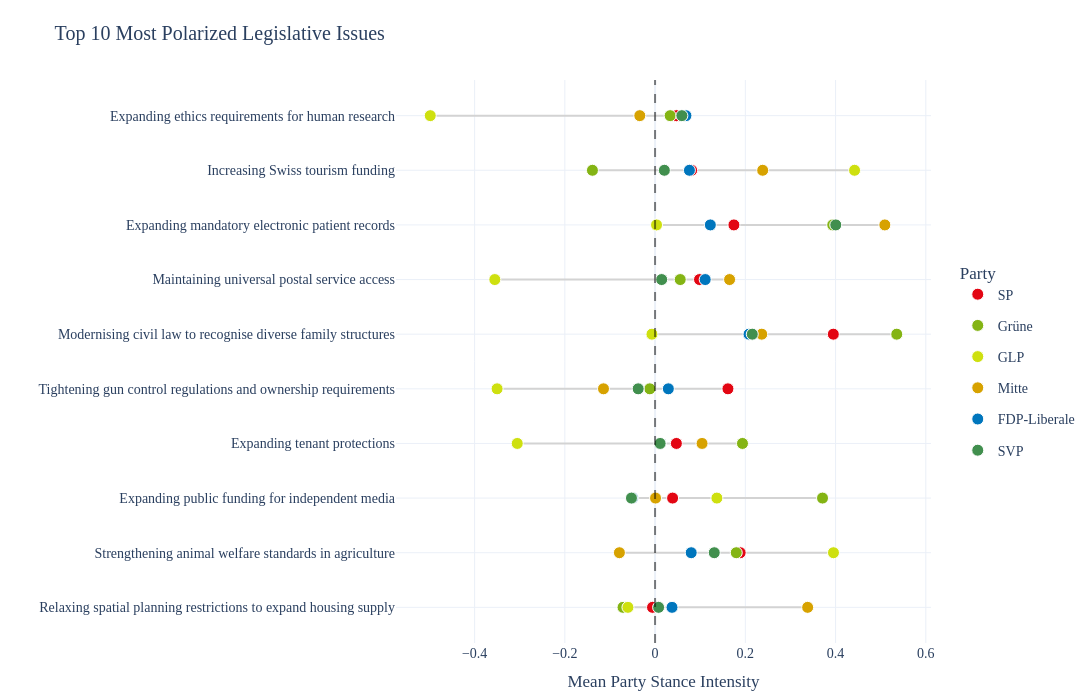

Write notebook code for a chart like this one.
### Markdown cell above
### Topic Polarization

### Code cell
TOP_N = 10
# Calculate std dev of party means for all topics with > 100 overall items
topic_counts = df_major["Representation_with_Direction"].value_counts()
valid_topics = topic_counts[topic_counts > 100].index

party_means = (
    df_major[df_major["Representation_with_Direction"].isin(valid_topics)]
    .groupby(["Representation_with_Direction", "party"])["Stance_Intensity"]
    .mean()
    .unstack()
)

topic_polarization = party_means.std(axis=1).sort_values(ascending=False)
top_polarized = topic_polarization.head(TOP_N).index[::-1]  # Reverse for bottom-up plot

fig = go.Figure()

for idx, topic in enumerate(top_polarized):
    topic_data = party_means.loc[topic]

    # Add range line
    fig.add_trace(
        go.Scatter(
            x=[topic_data.min(), topic_data.max()],
            y=[topic, topic],
            mode="lines",
            line=dict(color="lightgray", width=2),
            showlegend=False,
            hoverinfo="skip",
        )
    )

    # Add party points
    for party in spectrum_order:
        val = topic_data[party]
        if not pd.isna(val):
            fig.add_trace(
                go.Scatter(
                    x=[val],
                    y=[topic],
                    mode="markers",
                    marker=dict(
                        color=PARTY_COLORS[party],
                        size=12,
                        line=dict(width=1, color="white"),
                    ),
                    name=party,
                    legendgroup=party,
                    showlegend=(idx == 0),
                    hovertemplate=f"Party: {party}<br>Stance: {val:.2f}<extra></extra>",
                )
            )

fig.add_vline(x=0, line_dash="dash", line_color="black", opacity=0.5)

fig.update_layout(
    **pub_layout,
    height=700,
    width=1200,
    xaxis_title="Mean Party Stance Intensity",
    yaxis_title="",
    title=f"Top {TOP_N} Most Polarized Legislative Issues",
    legend_title="Party",
    legend=dict(y=0.5, x=1.05),
)

fig.show()
# pio.write_image(fig, "topic_polarization_forestplot.pdf")

### Figure 1 — Plotly figure (JSON) as saved in the notebook; plotly's stock layout.template omitted (floating-point values rounded to 4 significant figures)
{"data": [{"hoverinfo": "skip", "line": {"color": "lightgray", "width": 2}, "mode": "lines", "showlegend": false, "type": "scatter", "x": [-0.07103, 0.3382], "y": ["Relaxing spatial planning restrictions to expand housing supply", "Relaxing spatial planning restrictions to expand housing supply"]}, {"hovertemplate": "Party: SP<br>Stance: -0.01<extra></extra>", "legendgroup": "SP", "marker": {"color": "#E30613", "line": {"color": "white", "width": 1}, "size": 12}, "mode": "markers", "name": "SP", "showlegend": true, "type": "scatter", "x": [-0.005627], "y": ["Relaxing spatial planning restrictions to expand housing supply"]}, {"hovertemplate": "Party: Grüne<br>Stance: -0.07<extra></extra>", "legendgroup": "Grüne", "marker": {"color": "#84B414", "line": {"color": "white", "width": 1}, "size": 12}, "mode": "markers", "name": "Grüne", "showlegend": true, "type": "scatter", "x": [-0.07103], "y": ["Relaxing spatial planning restrictions to expand housing supply"]}, {"hovertemplate": "Party: GLP<br>Stance: -0.06<extra></extra>", "legendgroup": "GLP", "marker": {"color": "#CEE00F", "line": {"color": "white", "width": 1}, "size": 12}, "mode": "markers", "name": "GLP", "showlegend": true, "type": "scatter", "x": [-0.06013], "y": ["Relaxing spatial planning restrictions to expand housing supply"]}, {"hovertemplate": "Party: Mitte<br>Stance: 0.34<extra></extra>", "legendgroup": "Mitte", "marker": {"color": "#D7A200", "line": {"color": "white", "width": 1}, "size": 12}, "mode": "markers", "name": "Mitte", "showlegend": true, "type": "scatter", "x": [0.3382], "y": ["Relaxing spatial planning restrictions to expand housing supply"]}, {"hovertemplate": "Party: FDP-Liberale<br>Stance: 0.04<extra></extra>", "legendgroup": "FDP-Liberale", "marker": {"color": "#0076BD", "line": {"color": "white", "width": 1}, "size": 12}, "mode": "markers", "name": "FDP-Liberale", "showlegend": true, "type": "scatter", "x": [0.03753], "y": ["Relaxing spatial planning restrictions to expand housing supply"]}, {"hovertemplate": "Party: SVP<br>Stance: 0.01<extra></extra>", "legendgroup": "SVP", "marker": {"color": "#418F4E", "line": {"color": "white", "width": 1}, "size": 12}, "mode": "markers", "name": "SVP", "showlegend": true, "type": "scatter", "x": [0.007816], "y": ["Relaxing spatial planning restrictions to expand housing supply"]}, {"hoverinfo": "skip", "line": {"color": "lightgray", "width": 2}, "mode": "lines", "showlegend": false, "type": "scatter", "x": [-0.07906, 0.3954], "y": ["Strengthening animal welfare standards in agriculture", "Strengthening animal welfare standards in agriculture"]}, {"hovertemplate": "Party: SP<br>Stance: 0.19<extra></extra>", "legendgroup": "SP", "marker": {"color": "#E30613", "line": {"color": "white", "width": 1}, "size": 12}, "mode": "markers", "name": "SP", "showlegend": false, "type": "scatter", "x": [0.1886], "y": ["Strengthening animal welfare standards in agriculture"]}, {"hovertemplate": "Party: Grüne<br>Stance: 0.18<extra></extra>", "legendgroup": "Grüne", "marker": {"color": "#84B414", "line": {"color": "white", "width": 1}, "size": 12}, "mode": "markers", "name": "Grüne", "showlegend": false, "type": "scatter", "x": [0.1799], "y": ["Strengthening animal welfare standards in agriculture"]}, {"hovertemplate": "Party: GLP<br>Stance: 0.40<extra></extra>", "legendgroup": "GLP", "marker": {"color": "#CEE00F", "line": {"color": "white", "width": 1}, "size": 12}, "mode": "markers", "name": "GLP", "showlegend": false, "type": "scatter", "x": [0.3954], "y": ["Strengthening animal welfare standards in agriculture"]}, {"hovertemplate": "Party: Mitte<br>Stance: -0.08<extra></extra>", "legendgroup": "Mitte", "marker": {"color": "#D7A200", "line": {"color": "white", "width": 1}, "size": 12}, "mode": "markers", "name": "Mitte", "showlegend": false, "type": "scatter", "x": [-0.07906], "y": ["Strengthening animal welfare standards in agriculture"]}, {"hovertemplate": "Party: FDP-Liberale<br>Stance: 0.08<extra></extra>", "legendgroup": "FDP-Liberale", "marker": {"color": "#0076BD", "line": {"color": "white", "width": 1}, "size": 12}, "mode": "markers", "name": "FDP-Liberale", "showlegend": false, "type": "scatter", "x": [0.08005], "y": ["Strengthening animal welfare standards in agriculture"]}, {"hovertemplate": "Party: SVP<br>Stance: 0.13<extra></extra>", "legendgroup": "SVP", "marker": {"color": "#418F4E", "line": {"color": "white", "width": 1}, "size": 12}, "mode": "markers", "name": "SVP", "showlegend": false, "type": "scatter", "x": [0.1311], "y": ["Strengthening animal welfare standards in agriculture"]}, {"hoverinfo": "skip", "line": {"color": "lightgray", "width": 2}, "mode": "lines", "showlegend": false, "type": "scatter", "x": [-0.05234, 0.3711], "y": ["Expanding public funding for independent media", "Expanding public funding for independent media"]}, {"hovertemplate": "Party: SP<br>Stance: 0.04<extra></extra>", "legendgroup": "SP", "marker": {"color": "#E30613", "line": {"color": "white", "width": 1}, "size": 12}, "mode": "markers", "name": "SP", "showlegend": false, "type": "scatter", "x": [0.03885], "y": ["Expanding public funding for independent media"]}, {"hovertemplate": "Party: Grüne<br>Stance: 0.37<extra></extra>", "legendgroup": "Grüne", "marker": {"color": "#84B414", "line": {"color": "white", "width": 1}, "size": 12}, "mode": "markers", "name": "Grüne", "showlegend": false, "type": "scatter", "x": [0.3711], "y": ["Expanding public funding for independent media"]}, {"hovertemplate": "Party: GLP<br>Stance: 0.14<extra></extra>", "legendgroup": "GLP", "marker": {"color": "#CEE00F", "line": {"color": "white", "width": 1}, "size": 12}, "mode": "markers", "name": "GLP", "showlegend": false, "type": "scatter", "x": [0.137], "y": ["Expanding public funding for independent media"]}, {"hovertemplate": "Party: Mitte<br>Stance: 0.00<extra></extra>", "legendgroup": "Mitte", "marker": {"color": "#D7A200", "line": {"color": "white", "width": 1}, "size": 12}, "mode": "markers", "name": "Mitte", "showlegend": false, "type": "scatter", "x": [0.001035], "y": ["Expanding public funding for independent media"]}, {"hovertemplate": "Party: FDP-Liberale<br>Stance: -0.05<extra></extra>", "legendgroup": "FDP-Liberale", "marker": {"color": "#0076BD", "line": {"color": "white", "width": 1}, "size": 12}, "mode": "markers", "name": "FDP-Liberale", "showlegend": false, "type": "scatter", "x": [-0.05021], "y": ["Expanding public funding for independent media"]}, {"hovertemplate": "Party: SVP<br>Stance: -0.05<extra></extra>", "legendgroup": "SVP", "marker": {"color": "#418F4E", "line": {"color": "white", "width": 1}, "size": 12}, "mode": "markers", "name": "SVP", "showlegend": false, "type": "scatter", "x": [-0.05234], "y": ["Expanding public funding for independent media"]}, {"hoverinfo": "skip", "line": {"color": "lightgray", "width": 2}, "mode": "lines", "showlegend": false, "type": "scatter", "x": [-0.3055, 0.1937], "y": ["Expanding tenant protections", "Expanding tenant protections"]}, {"hovertemplate": "Party: SP<br>Stance: 0.05<extra></extra>", "legendgroup": "SP", "marker": {"color": "#E30613", "line": {"color": "white", "width": 1}, "size": 12}, "mode": "markers", "name": "SP", "showlegend": false, "type": "scatter", "x": [0.04721], "y": ["Expanding tenant protections"]}, {"hovertemplate": "Party: Grüne<br>Stance: 0.19<extra></extra>", "legendgroup": "Grüne", "marker": {"color": "#84B414", "line": {"color": "white", "width": 1}, "size": 12}, "mode": "markers", "name": "Grüne", "showlegend": false, "type": "scatter", "x": [0.1937], "y": ["Expanding tenant protections"]}, {"hovertemplate": "Party: GLP<br>Stance: -0.31<extra></extra>", "legendgroup": "GLP", "marker": {"color": "#CEE00F", "line": {"color": "white", "width": 1}, "size": 12}, "mode": "markers", "name": "GLP", "showlegend": false, "type": "scatter", "x": [-0.3055], "y": ["Expanding tenant protections"]}, {"hovertemplate": "Party: Mitte<br>Stance: 0.10<extra></extra>", "legendgroup": "Mitte", "marker": {"color": "#D7A200", "line": {"color": "white", "width": 1}, "size": 12}, "mode": "markers", "name": "Mitte", "showlegend": false, "type": "scatter", "x": [0.1041], "y": ["Expanding tenant protections"]}, {"hovertemplate": "Party: FDP-Liberale<br>Stance: 0.01<extra></extra>", "legendgroup": "FDP-Liberale", "marker": {"color": "#0076BD", "line": {"color": "white", "width": 1}, "size": 12}, "mode": "markers", "name": "FDP-Liberale", "showlegend": false, "type": "scatter", "x": [0.01107], "y": ["Expanding tenant protections"]}, {"hovertemplate": "Party: SVP<br>Stance: 0.01<extra></extra>", "legendgroup": "SVP", "marker": {"color": "#418F4E", "line": {"color": "white", "width": 1}, "size": 12}, "mode": "markers", "name": "SVP", "showlegend": false, "type": "scatter", "x": [0.01119], "y": ["Expanding tenant protections"]}, {"hoverinfo": "skip", "line": {"color": "lightgray", "width": 2}, "mode": "lines", "showlegend": false, "type": "scatter", "x": [-0.3501, 0.1615], "y": ["Tightening gun control regulations and ownership requirements", "Tightening gun control regulations and ownership requirements"]}, {"hovertemplate": "Party: SP<br>Stance: 0.16<extra></extra>", "legendgroup": "SP", "marker": {"color": "#E30613", "line": {"color": "white", "width": 1}, "size": 12}, "mode": "markers", "name": "SP", "showlegend": false, "type": "scatter", "x": [0.1615], "y": ["Tightening gun control regulations and ownership requirements"]}, {"hovertemplate": "Party: Grüne<br>Stance: -0.01<extra></extra>", "legendgroup": "Grüne", "marker": {"color": "#84B414", "line": {"color": "white", "width": 1}, "size": 12}, "mode": "markers", "name": "Grüne", "showlegend": false, "type": "scatter", "x": [-0.01164], "y": ["Tightening gun control regulations and ownership requirements"]}, {"hovertemplate": "Party: GLP<br>Stance: -0.35<extra></extra>", "legendgroup": "GLP", "marker": {"color": "#CEE00F", "line": {"color": "white", "width": 1}, "size": 12}, "mode": "markers", "name": "GLP", "showlegend": false, "type": "scatter", "x": [-0.3501], "y": ["Tightening gun control regulations and ownership requirements"]}, {"hovertemplate": "Party: Mitte<br>Stance: -0.11<extra></extra>", "legendgroup": "Mitte", "marker": {"color": "#D7A200", "line": {"color": "white", "width": 1}, "size": 12}, "mode": "markers", "name": "Mitte", "showlegend": false, "type": "scatter", "x": [-0.1143], "y": ["Tightening gun control regulations and ownership requirements"]}, {"hovertemplate": "Party: FDP-Liberale<br>Stance: 0.03<extra></extra>", "legendgroup": "FDP-Liberale", "marker": {"color": "#0076BD", "line": {"color": "white", "width": 1}, "size": 12}, "mode": "markers", "name": "FDP-Liberale", "showlegend": false, "type": "scatter", "x": [0.02939], "y": ["Tightening gun control regulations and ownership requirements"]}, {"hovertemplate": "Party: SVP<br>Stance: -0.04<extra></extra>", "legendgroup": "SVP", "marker": {"color": "#418F4E", "line": {"color": "white", "width": 1}, "size": 12}, "mode": "markers", "name": "SVP", "showlegend": false, "type": "scatter", "x": [-0.03746], "y": ["Tightening gun control regulations and ownership requirements"]}, {"hoverinfo": "skip", "line": {"color": "lightgray", "width": 2}, "mode": "lines", "showlegend": false, "type": "scatter", "x": [-0.006948, 0.5356], "y": ["Modernising civil law to recognise diverse family structures", "Modernising civil law to recognise diverse family structures"]}, {"hovertemplate": "Party: SP<br>Stance: 0.40<extra></extra>", "legendgroup": "SP", "marker": {"color": "#E30613", "line": {"color": "white", "width": 1}, "size": 12}, "mode": "markers", "name": "SP", "showlegend": false, "type": "scatter", "x": [0.395], "y": ["Modernising civil law to recognise diverse family structures"]}, {"hovertemplate": "Party: Grüne<br>Stance: 0.54<extra></extra>", "legendgroup": "Grüne", "marker": {"color": "#84B414", "line": {"color": "white", "width": 1}, "size": 12}, "mode": "markers", "name": "Grüne", "showlegend": false, "type": "scatter", "x": [0.5356], "y": ["Modernising civil law to recognise diverse family structures"]}, {"hovertemplate": "Party: GLP<br>Stance: -0.01<extra></extra>", "legendgroup": "GLP", "marker": {"color": "#CEE00F", "line": {"color": "white", "width": 1}, "size": 12}, "mode": "markers", "name": "GLP", "showlegend": false, "type": "scatter", "x": [-0.006948], "y": ["Modernising civil law to recognise diverse family structures"]}, {"hovertemplate": "Party: Mitte<br>Stance: 0.24<extra></extra>", "legendgroup": "Mitte", "marker": {"color": "#D7A200", "line": {"color": "white", "width": 1}, "size": 12}, "mode": "markers", "name": "Mitte", "showlegend": false, "type": "scatter", "x": [0.2364], "y": ["Modernising civil law to recognise diverse family structures"]}, {"hovertemplate": "Party: FDP-Liberale<br>Stance: 0.21<extra></extra>", "legendgroup": "FDP-Liberale", "marker": {"color": "#0076BD", "line": {"color": "white", "width": 1}, "size": 12}, "mode": "markers", "name": "FDP-Liberale", "showlegend": false, "type": "scatter", "x": [0.2082], "y": ["Modernising civil law to recognise diverse family structures"]}, {"hovertemplate": "Party: SVP<br>Stance: 0.22<extra></extra>", "legendgroup": "SVP", "marker": {"color": "#418F4E", "line": {"color": "white", "width": 1}, "size": 12}, "mode": "markers", "name": "SVP", "showlegend": false, "type": "scatter", "x": [0.2154], "y": ["Modernising civil law to recognise diverse family structures"]}, {"hoverinfo": "skip", "line": {"color": "lightgray", "width": 2}, "mode": "lines", "showlegend": false, "type": "scatter", "x": [-0.3551, 0.1651], "y": ["Maintaining universal postal service access", "Maintaining universal postal service access"]}, {"hovertemplate": "Party: SP<br>Stance: 0.10<extra></extra>", "legendgroup": "SP", "marker": {"color": "#E30613", "line": {"color": "white", "width": 1}, "size": 12}, "mode": "markers", "name": "SP", "showlegend": false, "type": "scatter", "x": [0.09853], "y": ["Maintaining universal postal service access"]}, {"hovertemplate": "Party: Grüne<br>Stance: 0.06<extra></extra>", "legendgroup": "Grüne", "marker": {"color": "#84B414", "line": {"color": "white", "width": 1}, "size": 12}, "mode": "markers", "name": "Grüne", "showlegend": false, "type": "scatter", "x": [0.05572], "y": ["Maintaining universal postal service access"]}, {"hovertemplate": "Party: GLP<br>Stance: -0.36<extra></extra>", "legendgroup": "GLP", "marker": {"color": "#CEE00F", "line": {"color": "white", "width": 1}, "size": 12}, "mode": "markers", "name": "GLP", "showlegend": false, "type": "scatter", "x": [-0.3551], "y": ["Maintaining universal postal service access"]}, {"hovertemplate": "Party: Mitte<br>Stance: 0.17<extra></extra>", "legendgroup": "Mitte", "marker": {"color": "#D7A200", "line": {"color": "white", "width": 1}, "size": 12}, "mode": "markers", "name": "Mitte", "showlegend": false, "type": "scatter", "x": [0.1651], "y": ["Maintaining universal postal service access"]}, {"hovertemplate": "Party: FDP-Liberale<br>Stance: 0.11<extra></extra>", "legendgroup": "FDP-Liberale", "marker": {"color": "#0076BD", "line": {"color": "white", "width": 1}, "size": 12}, "mode": "markers", "name": "FDP-Liberale", "showlegend": false, "type": "scatter", "x": [0.1111], "y": ["Maintaining universal postal service access"]}, {"hovertemplate": "Party: SVP<br>Stance: 0.01<extra></extra>", "legendgroup": "SVP", "marker": {"color": "#418F4E", "line": {"color": "white", "width": 1}, "size": 12}, "mode": "markers", "name": "SVP", "showlegend": false, "type": "scatter", "x": [0.01464], "y": ["Maintaining universal postal service access"]}, {"hoverinfo": "skip", "line": {"color": "lightgray", "width": 2}, "mode": "lines", "showlegend": false, "type": "scatter", "x": [0.003254, 0.5092], "y": ["Expanding mandatory electronic patient records", "Expanding mandatory electronic patient records"]}, {"hovertemplate": "Party: SP<br>Stance: 0.17<extra></extra>", "legendgroup": "SP", "marker": {"color": "#E30613", "line": {"color": "white", "width": 1}, "size": 12}, "mode": "markers", "name": "SP", "showlegend": false, "type": "scatter", "x": [0.1747], "y": ["Expanding mandatory electronic patient records"]}, {"hovertemplate": "Party: Grüne<br>Stance: 0.39<extra></extra>", "legendgroup": "Grüne", "marker": {"color": "#84B414", "line": {"color": "white", "width": 1}, "size": 12}, "mode": "markers", "name": "Grüne", "showlegend": false, "type": "scatter", "x": [0.3937], "y": ["Expanding mandatory electronic patient records"]}, {"hovertemplate": "Party: GLP<br>Stance: 0.00<extra></extra>", "legendgroup": "GLP", "marker": {"color": "#CEE00F", "line": {"color": "white", "width": 1}, "size": 12}, "mode": "markers", "name": "GLP", "showlegend": false, "type": "scatter", "x": [0.003254], "y": ["Expanding mandatory electronic patient records"]}, {"hovertemplate": "Party: Mitte<br>Stance: 0.51<extra></extra>", "legendgroup": "Mitte", "marker": {"color": "#D7A200", "line": {"color": "white", "width": 1}, "size": 12}, "mode": "markers", "name": "Mitte", "showlegend": false, "type": "scatter", "x": [0.5092], "y": ["Expanding mandatory electronic patient records"]}, {"hovertemplate": "Party: FDP-Liberale<br>Stance: 0.12<extra></extra>", "legendgroup": "FDP-Liberale", "marker": {"color": "#0076BD", "line": {"color": "white", "width": 1}, "size": 12}, "mode": "markers", "name": "FDP-Liberale", "showlegend": false, "type": "scatter", "x": [0.1225], "y": ["Expanding mandatory electronic patient records"]}, {"hovertemplate": "Party: SVP<br>Stance: 0.40<extra></extra>", "legendgroup": "SVP", "marker": {"color": "#418F4E", "line": {"color": "white", "width": 1}, "size": 12}, "mode": "markers", "name": "SVP", "showlegend": false, "type": "scatter", "x": [0.4005], "y": ["Expanding mandatory electronic patient records"]}, {"hoverinfo": "skip", "line": {"color": "lightgray", "width": 2}, "mode": "lines", "showlegend": false, "type": "scatter", "x": [-0.1388, 0.4422], "y": ["Increasing Swiss tourism funding", "Increasing Swiss tourism funding"]}, {"hovertemplate": "Party: SP<br>Stance: 0.08<extra></extra>", "legendgroup": "SP", "marker": {"color": "#E30613", "line": {"color": "white", "width": 1}, "size": 12}, "mode": "markers", "name": "SP", "showlegend": false, "type": "scatter", "x": [0.08106], "y": ["Increasing Swiss tourism funding"]}, {"hovertemplate": "Party: Grüne<br>Stance: -0.14<extra></extra>", "legendgroup": "Grüne", "marker": {"color": "#84B414", "line": {"color": "white", "width": 1}, "size": 12}, "mode": "markers", "name": "Grüne", "showlegend": false, "type": "scatter", "x": [-0.1388], "y": ["Increasing Swiss tourism funding"]}, {"hovertemplate": "Party: GLP<br>Stance: 0.44<extra></extra>", "legendgroup": "GLP", "marker": {"color": "#CEE00F", "line": {"color": "white", "width": 1}, "size": 12}, "mode": "markers", "name": "GLP", "showlegend": false, "type": "scatter", "x": [0.4422], "y": ["Increasing Swiss tourism funding"]}, {"hovertemplate": "Party: Mitte<br>Stance: 0.24<extra></extra>", "legendgroup": "Mitte", "marker": {"color": "#D7A200", "line": {"color": "white", "width": 1}, "size": 12}, "mode": "markers", "name": "Mitte", "showlegend": false, "type": "scatter", "x": [0.2385], "y": ["Increasing Swiss tourism funding"]}, {"hovertemplate": "Party: FDP-Liberale<br>Stance: 0.08<extra></extra>", "legendgroup": "FDP-Liberale", "marker": {"color": "#0076BD", "line": {"color": "white", "width": 1}, "size": 12}, "mode": "markers", "name": "FDP-Liberale", "showlegend": false, "type": "scatter", "x": [0.07611], "y": ["Increasing Swiss tourism funding"]}, {"hovertemplate": "Party: SVP<br>Stance: 0.02<extra></extra>", "legendgroup": "SVP", "marker": {"color": "#418F4E", "line": {"color": "white", "width": 1}, "size": 12}, "mode": "markers", "name": "SVP", "showlegend": false, "type": "scatter", "x": [0.02056], "y": ["Increasing Swiss tourism funding"]}, {"hoverinfo": "skip", "line": {"color": "lightgray", "width": 2}, "mode": "lines", "showlegend": false, "type": "scatter", "x": [-0.4983, 0.06838], "y": ["Expanding ethics requirements for human research", "Expanding ethics requirements for human research"]}, {"hovertemplate": "Party: SP<br>Stance: 0.05<extra></extra>", "legendgroup": "SP", "marker": {"color": "#E30613", "line": {"color": "white", "width": 1}, "size": 12}, "mode": "markers", "name": "SP", "showlegend": false, "type": "scatter", "x": [0.04748], "y": ["Expanding ethics requirements for human research"]}, {"hovertemplate": "Party: Grüne<br>Stance: 0.03<extra></extra>", "legendgroup": "Grüne", "marker": {"color": "#84B414", "line": {"color": "white", "width": 1}, "size": 12}, "mode": "markers", "name": "Grüne", "showlegend": false, "type": "scatter", "x": [0.03339], "y": ["Expanding ethics requirements for human research"]}, {"hovertemplate": "Party: GLP<br>Stance: -0.50<extra></extra>", "legendgroup": "GLP", "marker": {"color": "#CEE00F", "line": {"color": "white", "width": 1}, "size": 12}, "mode": "markers", "name": "GLP", "showlegend": false, "type": "scatter", "x": [-0.4983], "y": ["Expanding ethics requirements for human research"]}, {"hovertemplate": "Party: Mitte<br>Stance: -0.03<extra></extra>", "legendgroup": "Mitte", "marker": {"color": "#D7A200", "line": {"color": "white", "width": 1}, "size": 12}, "mode": "markers", "name": "Mitte", "showlegend": false, "type": "scatter", "x": [-0.03385], "y": ["Expanding ethics requirements for human research"]}, {"hovertemplate": "Party: FDP-Liberale<br>Stance: 0.07<extra></extra>", "legendgroup": "FDP-Liberale", "marker": {"color": "#0076BD", "line": {"color": "white", "width": 1}, "size": 12}, "mode": "markers", "name": "FDP-Liberale", "showlegend": false, "type": "scatter", "x": [0.06838], "y": ["Expanding ethics requirements for human research"]}, {"hovertemplate": "Party: SVP<br>Stance: 0.06<extra></extra>", "legendgroup": "SVP", "marker": {"color": "#418F4E", "line": {"color": "white", "width": 1}, "size": 12}, "mode": "markers", "name": "SVP", "showlegend": false, "type": "scatter", "x": [0.05941], "y": ["Expanding ethics requirements for human research"]}], "layout": {"font": {"family": "Times New Roman, serif", "size": 14}, "height": 700, "hovermode": "closest", "legend": {"title": {"text": "Party"}, "x": 1.05, "y": 0.5}, "margin": {"b": 50, "l": 50, "r": 50, "t": 80}, "shapes": [{"line": {"color": "black", "dash": "dash"}, "opacity": 0.5, "type": "line", "x0": 0, "x1": 0, "xref": "x", "y0": 0, "y1": 1, "yref": "y domain"}], "title": {"text": "Top 10 Most Polarized Legislative Issues"}, "width": 1200, "xaxis": {"title": {"text": "Mean Party Stance Intensity"}}, "yaxis": {"title": {"text": ""}}}}
